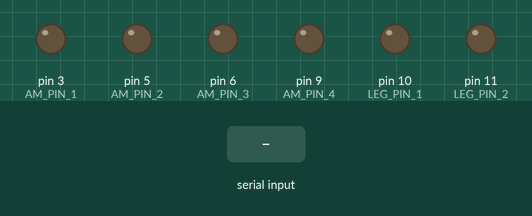
A sketch run on a simulated Arduino Uno, built with avr-gcc and run on an emulated ATmega328P. Parts: output pins drawn as LEDs (lit = HIGH). Inputs (shaded band) come from the test bench.

Above: at 1.2 s.
1.3 s: "30,150\n" received over Serial
At 2.5 s:
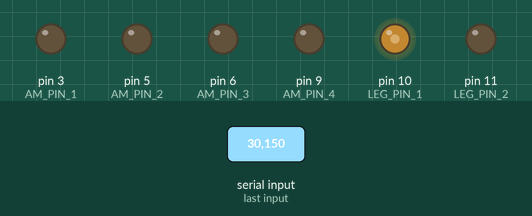
Timing chart, 0 to 4.3 s (numbered marks = the images above; inputs shaded):
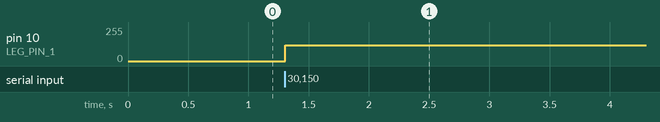

Measured:
- after the input at 1.3 s, pin 10 (LEG_PIN_1): 0/255 → 120/255 at once

The sketch:

arduino-actuator-control.ino
```cpp
//
// Set constants
const float RATE = 2.2;
const int AM_PIN_1 = 3;
const int AM_PIN_2 = 5;
const int AM_PIN_3 = 6;
const int AM_PIN_4 = 9;
const int LEG_PIN_1 = 10;
const int LEG_PIN_2 = 11;

int cor[6] = {0};

// Define output levels
const float outputLevels[] = {98.96, 110.66, 114.26, 117.40, 120.81, 124.00, 126.12, 128.91, 132.08};

void setup() {
  // Set pin modes
  pinMode(AM_PIN_1, OUTPUT);
  pinMode(AM_PIN_2, OUTPUT);
  pinMode(AM_PIN_3, OUTPUT);
  pinMode(AM_PIN_4, OUTPUT);
  pinMode(LEG_PIN_1, OUTPUT);
  pinMode(LEG_PIN_2, OUTPUT);

  // Initialize serial communication
  Serial.begin(9600);

  // Initialize the artificial muscles to 0
  setForward(0, 0, 0, 0, 0, 0);
}

void setAM(int v0, int v1, int v2, int v3){
  // Write values to artificial muscle control pins
  analogWrite(AM_PIN_1, v0);
  analogWrite(AM_PIN_2, v1);
  analogWrite(AM_PIN_3, v2);
  analogWrite(AM_PIN_4, v3);
}

void setAMLeg(int v0, int v1){
  // Write values to leg muscle control pins
  analogWrite(LEG_PIN_1, v0);
  analogWrite(LEG_PIN_2, v1);
}

int mapInputToPWM(int input) {
  if (input >= 1 && input <= 9) {
    // Map input 1-9 directly to the output levels array
    return static_cast<int>(outputLevels[input - 1]);
  } else {
    return 0; // Return 0 if input is out of range
  }
}

void setForward(int x, int y, int r, int T, int front_leg, int back_leg){
    // Declare variables for the muscle activation values
    int chestL = 0, chestR = 0, backL = 0, backR = 0;

    // Map the x, y, r, T values to the muscle activations
    if (T == 0) { // r 0	0	r Twist Right
        chestL = 1;
        backR = 1;
    } else if (T == 2) { // 0	r	r	0 Twist Left
        chestR = 1;
        backL = 1;
    } else if (x == 2 && T == 1) { // 0	0	r	r Bending Front
        backL = 1;
        backR = 1;
    } else if (x == 0 && T == 1) { // r	r	0	0 Bending Back
        chestL = 1;
        chestR = 1;
    } else if (x == 1 && y == 0 && T == 1) { // 0	r	0	r Bend Left
        chestR = 1;
        backR = 1;
    } else if (x == 1 && y == 1 && T == 1) { // 0	0	0	0 Neutral Position
    } else if (x == 1 && y == 2 && T == 1) { // r	0	r	0 Bend Right
        chestL = 1;
        backL = 1;
    }

    // Set the values for the artificial muscles
    r = mapInputToPWM(r);
    setAM(chestL * r, chestR * r, backL * r, backR * r);
    setAMLeg(mapInputToPWM(front_leg), mapInputToPWM(back_leg)); //
}


// Function to print the coordinates for debugging
void printCoordinates(const int* cor) {
  Serial.println("Printing coordinates ...");
  for (int j = 0; j < 6; j++) {
    Serial.print(cor[j]);
    Serial.print(j < 5 ? ":" : "\n");
  }
  Serial.println("\n");
}

void loop() {
  if (Serial.available() > 0) {
    String inputData = Serial.readStringUntil('\n'); // Read the incoming data until newline
    inputData.trim(); // Remove any whitespace or newline characters

    //Serial.println("Received: " + inputData); // Debug print the received data

    // Check if the received data has the correct length
    if (inputData.length() == 6) {
      for (int j = 0; j < 6; j++) {
        cor[j] = inputData[j] - '0'; // Convert each character to an integer
      }

      // Apply the forward kinematics
      setForward(cor[0], cor[1], cor[2] , cor[3], cor[4], cor[5]);
    } else {
      //Serial.println("Invalid data length or format.");
    }
  }
}
```
